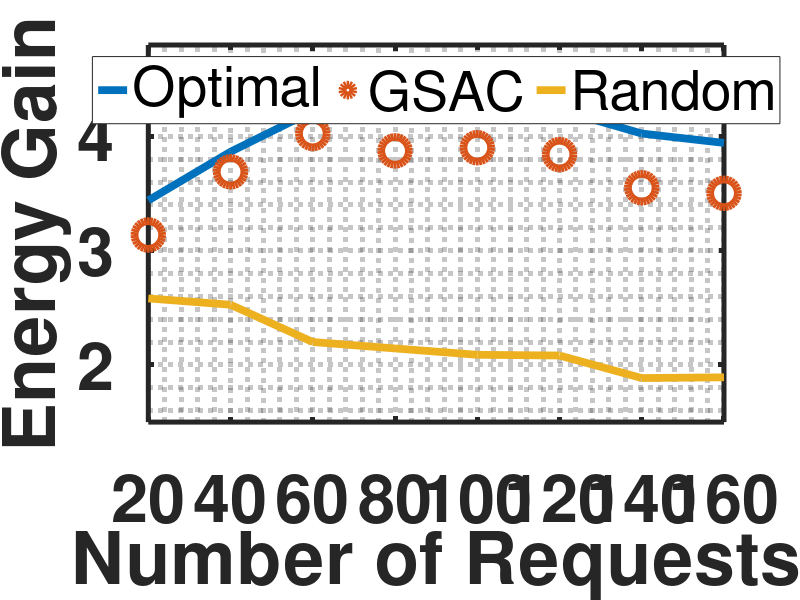
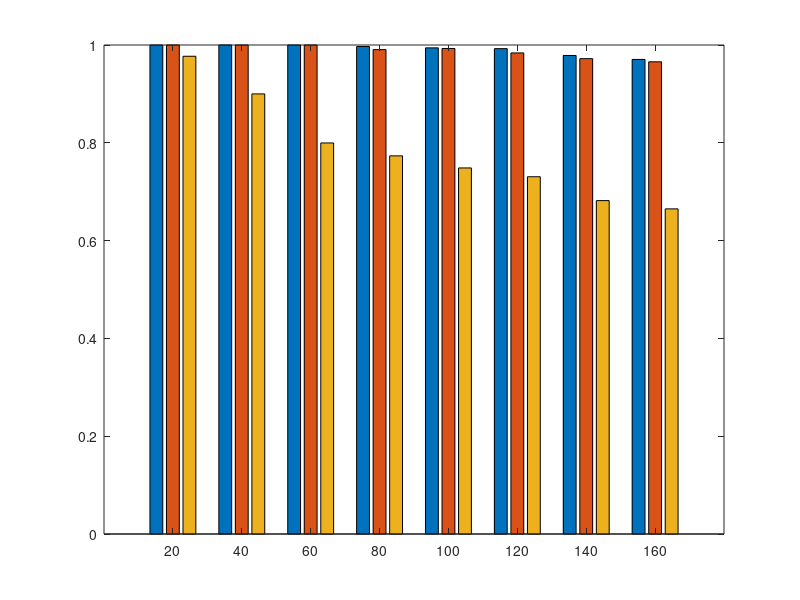

MATLAB code to generate these figures, in order: (Note: this script raises an error after producing the figures.)
clear;clc;

%% Performance Data
EG_P1=[
3.4400    3.1374    2.5823
3.8659    3.6903    2.5271
4.2218    4.0253    2.2008
4.2341    3.8735    2.1445
4.2364    3.9012    2.0890
4.2330    3.8413    2.0827
4.0253    3.5506    1.8855
3.9432    3.5023    1.8919
];

CH_P1=[
1.0000    1.0000    0.9770
1.0000    1.0000    0.9000
1.0000    1.0000    0.7997
0.9969    0.9906    0.7733
0.9942    0.9929    0.7486
0.9926    0.9838    0.7306
0.9786    0.9721    0.6818
0.9705    0.9657    0.6649    
];

Time_P1=[
6.7982    0.0491    0.0010
21.7545    0.0761    0.0010
31.8562    0.1105    0.0014
38.5046    0.1307    0.0015
74.3483    0.1589    0.0015
146.4582    0.1778    0.0017
487.4830    0.2156    0.0020
757.9589    0.3022    0.0086    
];

EG_P2=[
3.9710    3.7084    2.8902
4.6696    4.4523    2.3820
5.6534    5.1111    2.0104
6.1304    5.2799    1.7678
6.5038    5.1374    1.7105
6.5510    4.6880    1.5188
7.0654    4.5582    1.5133
6.9602    4.6854    1.4943    
];

CH_P2=[
1.0000    1.0000    0.9792
1.0000    1.0000    0.8292
1.0000    0.9903    0.6833
0.9990    0.9792    0.6281
0.9967    0.9642    0.5725
0.9806    0.9174    0.4840
0.9801    0.9107    0.4720
0.9604    0.8927    0.4583    
];

Time_P2=[
7.4438    0.0667    0.0012
18.4743    0.1049    0.0016
18.0684    0.1778    0.0021
20.5128    0.1898    0.0023
 31.7881    0.2209    0.0023
 153.3777    0.2277    0.0029
374.2171    0.3599    0.0086
 709.4593    0.3842    0.0095    
];

%% Figure Drawing
x=20:20:160;
marker=["-o","-+","-*","-x","-s","-d"];
curve_LineWidth=5.6;
curve_MarkerSize=20;
box_LineWidth=3.6;
box_FontSize=48;
lgd_FontSize=40;

figure(1);
hold on;
for ii=1:3
    plot(x,EG_P1(:,ii),marker(ii),'LineWidth',curve_LineWidth,'MarkerSize',curve_MarkerSize);
end
hold off;
xlabel('Number of Requests');
ylabel('Energy Gain');
xlim([20,160]);
ylim([1.5,4.8]);
set(gca,'XTick',x,'YTick',[2,3,4],'LineWidth',box_LineWidth,...
    'FontSize',box_FontSize,'FontWeight','bold');
lgd=legend({'Optimal','GSAC','Random'},'Orientation','horizontal',...
    'Location','north','FontSize',lgd_FontSize);
grid minor;
box on;

figure(2);
H=bar(x,CH_P1,'grouped');
H(1).FaceColor='#bbbbbb';
H(2).FaceColor='#999999';
H(3).FaceColor='#666666';
ylim([0.4,1.1]);
xlabel('Number of Requests');
ylabel('Cache-hit Ratio');
set(gca,'LineWidth',box_LineWidth,...
    'FontSize',box_FontSize,'FontWeight','bold');
lgd=legend({'Optimal','GSAC','Random'},'Orientation','horizontal',...
    'Location','north','FontSize',lgd_FontSize);
grid minor;
box on;


figure(3);
hold on;
for ii=1:3
    plot(x,EG_P2(:,ii),marker(ii),'LineWidth',curve_LineWidth,'MarkerSize',curve_MarkerSize);
end
hold off;
xlabel('Number of Requests');
ylabel('Energy Gain');
xlim([20,160]);
set(gca,'XTick',x,'LineWidth',box_LineWidth,...
    'FontSize',box_FontSize,'FontWeight','bold');
lgd=legend({'Optimal','GSAC','Random'},'Orientation','horizontal',...
    'Location','north','FontSize',lgd_FontSize);
grid minor;
box on;

figure(4);
H=bar(x,CH_P2,'grouped');
H(1).FaceColor='#bbbbbb';
H(2).FaceColor='#999999';
H(3).FaceColor='#666666';
ylim([0.4,1.1]);
xlabel('Number of Requests');
ylabel('Cache-hit Ratio');
set(gca,'LineWidth',box_LineWidth,...
    'FontSize',box_FontSize,'FontWeight','bold');
lgd=legend({'Optimal','GSAC','Random'},'Orientation','horizontal',...
    'Location','north','FontSize',lgd_FontSize);
grid minor;
box on;

figure(5);
hold on;
for ii=1:3
    plot(x,Time_P1(:,ii),marker(ii),'LineWidth',curve_LineWidth,'MarkerSize',curve_MarkerSize);
end
hold off;
xlabel('Number of Requests');
ylabel('Time (second)');
xlim([20,160]);
ylim([1e-4,5e3]);
set(gca,'XTick',x,'YScale','log','YTick',[1e-3,1e0,1e3],'LineWidth',box_LineWidth,...
    'FontSize',box_FontSize,'FontWeight','bold');
lgd=legend({'Optimal','GSAC','Random'},'Orientation','horizontal','Location','north',...
    'FontSize',lgd_FontSize);
grid minor;
box on;

figure(6);
hold on;
for ii=1:3
    plot(x,Time_P2(:,ii),marker(ii),'LineWidth',curve_LineWidth,'MarkerSize',curve_MarkerSize);
end
hold off;
xlabel('Number of Requests');
ylabel('Time (second)');
xlim([20,160]);
ylim([1e-4,5e3]);
set(gca,'XTick',x,'YScale','log','YTick',[1e-3,1e0,1e3],'LineWidth',box_LineWidth,...
    'FontSize',box_FontSize,'FontWeight','bold');
lgd=legend({'Optimal','GSAC','Random'},'Orientation','horizontal','Location','north',...
    'FontSize',lgd_FontSize);
grid minor;
box on;

%% Bandwidth-Memory
spacing=0.25;
Bandwidth=0.25:spacing:1;
Memory=Bandwidth;
labelSpacing=850;

EG_P1=[
2.3365    1.9550    1.4385	3.9227    3.4082    2.1701	4.4495    4.1445    2.6825	 4.7213    4.5881    3.6827
3.3526    2.9545    1.4366	4.2364    3.9012    2.0890	4.6396    4.4532    2.8655	4.7337    4.6157    3.8581
3.6596    3.3191    1.4669	4.2482    3.9617    2.0100	4.6140    4.4198    2.8722	4.7269    4.5977    3.4637
3.6572    3.3580    1.4506	4.2513    3.9450    2.1315	4.6842    4.5402    3.0278	 4.7222    4.6207    3.2578
];
EG_P1_Optimal=EG_P1(:,1:3:10);
EG_P1_Heuristic=EG_P1(:,2:3:11);
EG_P1_Random=EG_P1(:,3:3:12);
[DB_Optimal,DM_Optimal]=gradient(EG_P1_Optimal,spacing);
[DB_Huristic,DM_Huristic]=gradient(EG_P1_Heuristic,spacing);
[DB_Random,DM_Random]=gradient(EG_P1_Random,spacing);

figure(7);
hold on;
[C,h]=contour(Bandwidth,Memory,EG_P1_Optimal,'ShowText','on','LineWidth',curve_LineWidth);
v=3:0.4:4.6;
clabel(C,h,v,'FontSize',lgd_FontSize,'FontWeight','bold','LabelSpacing',labelSpacing);
quiver(Bandwidth,Memory,DB_Optimal,DM_Optimal,'LineWidth',curve_LineWidth);
xlabel('Bandwidth (Gbps)');
ylabel('Caching Memory (GB)');
set(gca,'LineWidth',box_LineWidth,...
    'FontSize',box_FontSize,'FontWeight','bold');
grid minor;
box on;
axis equal;
hold off;

figure(8);
hold on;
[C,h]=contour(Bandwidth,Memory,EG_P1_Heuristic,'ShowText','on','LineWidth',curve_LineWidth);
v=3:0.5:4.5;
clabel(C,h,v,'FontSize',lgd_FontSize,'FontWeight','bold','LabelSpacing',labelSpacing);
quiver(Bandwidth,Memory,DB_Huristic,DM_Huristic,'LineWidth',curve_LineWidth);
xlabel('Bandwidth (Gbps)');
ylabel('Caching Memory (GB)');
set(gca,'LineWidth',box_LineWidth,...
    'FontSize',box_FontSize,'FontWeight','bold');
grid minor;
box on;
axis equal;
hold off;

figure(9);
hold on;
[C,h]=contour(Bandwidth,Memory,EG_P1_Random,'ShowText','on','LineWidth',curve_LineWidth);
v=1.5:0.5:3.5;
clabel(C,h,v,'FontSize',lgd_FontSize,'FontWeight','bold','LabelSpacing',labelSpacing);
quiver(Bandwidth,Memory,DB_Random,DM_Random,'LineWidth',curve_LineWidth);
xlabel('Bandwidth (Gbps)');
ylabel('Caching Memory (GB)');
set(gca,'LineWidth',box_LineWidth,...
    'FontSize',box_FontSize,'FontWeight','bold');
grid minor;
box on;
axis equal;
hold off;

CH_P1=[
0.7516    0.7173    0.5078	0.9581    0.9361    0.7341	0.9872    0.9829    0.8504	1.0000    0.9986    0.9508
0.9454    0.9414    0.5027	0.9942    0.9929    0.7486	1.0000    1.0000    0.8759	1.0000    1.0000    0.9742
0.9957    0.9943    0.5337	1.0000    1.0000    0.7174	1.0000    1.0000    0.8688	1.0000    1.0000    0.9341
1.0000    1.0000    0.5154	1.0000    1.0000    0.7494	1.0000    1.0000    0.8815	1.0000    1.0000    0.9125
];
CH_P1_Optimal=CH_P1(:,1:3:10);
CH_P1_Heuristic=CH_P1(:,2:3:11);
CH_P1_Random=CH_P1(:,3:3:12);
[DB_Optimal,DM_Optimal]=gradient(CH_P1_Optimal,spacing);
[DB_Huristic,DM_Huristic]=gradient(CH_P1_Heuristic,spacing);
[DB_Random,DM_Random]=gradient(CH_P1_Random,spacing);

figure(10);
hold on;
[C,h]=contour(Bandwidth,Memory,CH_P1_Optimal,'ShowText','on','LineWidth',curve_LineWidth);
v=0.9:0.1:1;
clabel(C,h,v,'FontSize',lgd_FontSize,'FontWeight','bold','LabelSpacing',labelSpacing);
quiver(Bandwidth,Memory,DB_Optimal,DM_Optimal,'LineWidth',curve_LineWidth);
xlabel('Bandwidth (Gbps)');
ylabel('Caching Memory (GB)');
set(gca,'LineWidth',box_LineWidth,...
    'FontSize',box_FontSize,'FontWeight','bold');
grid minor;
box on;
axis equal;
hold off;

figure(11);
hold on;
[C,h]=contour(Bandwidth,Memory,CH_P1_Heuristic,'ShowText','on','LineWidth',curve_LineWidth);
v=[0.85,0.95,1];
clabel(C,h,v,'FontSize',lgd_FontSize,'FontWeight','bold','LabelSpacing',labelSpacing);
quiver(Bandwidth,Memory,DB_Huristic,DM_Huristic,'LineWidth',curve_LineWidth);
xlabel('Bandwidth (Gbps)');
ylabel('Caching Memory (GB)');
set(gca,'LineWidth',box_LineWidth,...
    'FontSize',box_FontSize,'FontWeight','bold');
grid minor;
box on;
axis equal;
hold off;

figure(12);
hold on;
[C,h]=contour(Bandwidth,Memory,CH_P1_Random,'ShowText','on','LineWidth',curve_LineWidth);
v=0.5:0.1:0.9;
clabel(C,h,v,'FontSize',lgd_FontSize,'FontWeight','bold','LabelSpacing',labelSpacing);
quiver(Bandwidth,Memory,DB_Random,DM_Random,'LineWidth',curve_LineWidth);
xlabel('Bandwidth (Gbps)');
ylabel('Caching Memory (GB)');
set(gca,'LineWidth',box_LineWidth,...
    'FontSize',box_FontSize,'FontWeight','bold');
grid minor;
box on;
axis equal;
hold off;


EG_P2=[
2.8766    2.0303    1.3570	5.4186    3.4475    1.6576	5.6124    4.7573    2.1963	6.9259    6.4378    2.5980
5.5326    3.7419    1.3370	6.5038    5.1374    1.7105	6.9785    6.4587    2.0580	6.9905    6.5546    2.5297
6.2626    5.2916    1.3117	6.9003    6.2574    1.7628	6.9855    6.6323    1.9886	6.9549    6.6557    2.4896
6.1004    5.4621    1.2844	6.6124    5.9671    1.7730	7.0527    6.5649    2.0052	6.8484    6.6794    2.6061
];
EG_P2_Optimal=EG_P2(:,1:3:10);
EG_P2_Heuristic=EG_P2(:,2:3:11);
EG_P2_Random=EG_P2(:,3:3:12);
[DB_Optimal,DM_Optimal]=gradient(EG_P2_Optimal,spacing);
[DB_Huristic,DM_Huristic]=gradient(EG_P2_Heuristic,spacing);
[DB_Random,DM_Random]=gradient(EG_P2_Random,spacing);

figure(13);
hold on;
[C,h]=contour(Bandwidth,Memory,EG_P2_Optimal,'ShowText','on','LineWidth',curve_LineWidth);
v=4:1:7;
clabel(C,h,v,'FontSize',lgd_FontSize,'FontWeight','bold','LabelSpacing',labelSpacing);
quiver(Bandwidth,Memory,DB_Optimal,DM_Optimal,'LineWidth',curve_LineWidth);
xlabel('Bandwidth (Gbps)');
ylabel('Caching Memory (GB)');
set(gca,'LineWidth',box_LineWidth,...
    'FontSize',box_FontSize,'FontWeight','bold');
grid minor;
box on;
axis equal;
hold off;

figure(14);
hold on;
[C,h]=contour(Bandwidth,Memory,EG_P2_Heuristic,'ShowText','on','LineWidth',curve_LineWidth);
v=3.5:1:6.5;
clabel(C,h,v,'FontSize',lgd_FontSize,'FontWeight','bold','LabelSpacing',labelSpacing);
quiver(Bandwidth,Memory,DB_Huristic,DM_Huristic,'LineWidth',curve_LineWidth);
xlabel('Bandwidth (Gbps)');
ylabel('Caching Memory (GB)');
set(gca,'LineWidth',box_LineWidth,...
    'FontSize',box_FontSize,'FontWeight','bold');
grid minor;
box on;
axis equal;
hold off;

figure(15);
hold on;
[C,h]=contour(Bandwidth,Memory,EG_P2_Random,'ShowText','on','LineWidth',curve_LineWidth);
v=1.4:0.2:2.4;
clabel(C,h,v,'FontSize',lgd_FontSize,'FontWeight','bold','LabelSpacing',labelSpacing);
quiver(Bandwidth,Memory,DB_Random,DM_Random,'LineWidth',curve_LineWidth);
xlabel('Bandwidth (Gbps)');
ylabel('Caching Memory (GB)');
set(gca,'LineWidth',box_LineWidth,...
    'FontSize',box_FontSize,'FontWeight','bold');
grid minor;
box on;
axis equal;
hold off;

CH_P2=[
0.7610    0.6640    0.4085	0.9433    0.8358    0.5617	0.9550    0.9325    0.7158	1.0000    0.9883    0.7800
0.9683    0.8833    0.4008	0.9967    0.9642    0.5725	1.0000    0.9942    0.6600	1.0000    0.9908    0.7733
0.9983    0.9867    0.3708	1.0000    0.9975    0.5667	1.0000    1.0000    0.6467	1.0000    1.0000    0.7650
1.0000    1.0000    0.3700	1.0000    1.0000    0.5800	1.0000    1.0000    0.6658	1.0000    1.0000    0.7708
];
CH_P2_Optimal=CH_P2(:,1:3:10);
CH_P2_Heuristic=CH_P2(:,2:3:11);
CH_P2_Random=CH_P2(:,3:3:12);
[DB_Optimal,DM_Optimal]=gradient(CH_P2_Optimal,spacing);
[DB_Huristic,DM_Huristic]=gradient(CH_P2_Heuristic,spacing);
[DB_Random,DM_Random]=gradient(CH_P2_Random,spacing);

figure(16);
hold on;
[C,h]=contour(Bandwidth,Memory,CH_P2_Optimal,'ShowText','on','LineWidth',curve_LineWidth);
v=[0.86,0.94,0.96,0.98,1];
clabel(C,h,v,'FontSize',lgd_FontSize,'FontWeight','bold','LabelSpacing',labelSpacing);
quiver(Bandwidth,Memory,DB_Optimal,DM_Optimal,'LineWidth',curve_LineWidth);
xlabel('Bandwidth (Gbps)');
ylabel('Caching Memory (GB)');
set(gca,'LineWidth',box_LineWidth,...
    'FontSize',box_FontSize,'FontWeight','bold');
grid minor;
box on;
axis equal;
hold off;

figure(17);
hold on;
[C,h]=contour(Bandwidth,Memory,CH_P2_Heuristic,'ShowText','on','LineWidth',curve_LineWidth);
v=0.8:0.05:1;
clabel(C,h,v,'FontSize',lgd_FontSize,'FontWeight','bold','LabelSpacing',labelSpacing);
quiver(Bandwidth,Memory,DB_Huristic,DM_Huristic,'LineWidth',curve_LineWidth);
xlabel('Bandwidth (Gbps)');
ylabel('Caching Memory (GB)');
set(gca,'LineWidth',box_LineWidth,...
    'FontSize',box_FontSize,'FontWeight','bold');
grid minor;
box on;
axis equal;
hold off;

figure(18);
hold on;
[C,h]=contour(Bandwidth,Memory,CH_P2_Random,'ShowText','on','LineWidth',curve_LineWidth);
v=0.45:0.1:0.75;
clabel(C,h,v,'FontSize',lgd_FontSize,'FontWeight','bold','LabelSpacing',labelSpacing);
quiver(Bandwidth,Memory,DB_Random,DM_Random,'LineWidth',curve_LineWidth);
xlabel('Bandwidth (Gbps)');
ylabel('Caching Memory (GB)');
set(gca,'LineWidth',box_LineWidth,...
    'FontSize',box_FontSize,'FontWeight','bold');
grid minor;
box on;
axis equal;
hold off;

%% Prediction Accuracy
acc=1:-0.1:0;

EG_P1=[
4.2364    3.9012    2.0890
2.8462    2.7001    1.8159
2.1037    2.0559    1.5405
1.7088    1.6555    1.3475
1.4393    1.4033    1.2015
1.2412    1.2206    1.1018
1.1009    1.0840    1.0118
0.9921    0.9785    0.9443
0.9026    0.8927    0.8916
0.7224    0.7075    0.7252
0.6699    0.6575    0.6836
];

CH_P1=[
0.9942    0.9929    0.7486
0.8690    0.8703    0.6603
0.7607    0.7639    0.5857
0.6728    0.6710    0.5262
0.5938    0.5920    0.4706
0.5200    0.5189    0.4247
0.4513    0.4506    0.3783
0.3886    0.3864    0.3316
0.3223    0.3200    0.2884 
0.2596    0.2502    0.2459
0.1919    0.1842    0.1876
];

EG_P2=[
6.5038    5.1374    1.7105
4.5504    4.3918    1.5698
3.3520    3.2564    1.5221
2.6584    2.5942    1.4770
2.1736    2.1675    1.4359
1.8590    1.8477    1.3931
1.6172    1.6258    1.3489
1.4316    1.4244    1.2979
1.2871    1.2854    1.2456
1.0206    1.0000    1.0371
0.9303    0.9194    0.9643
];

CH_P2=[
0.9967    0.9642    0.5725
0.9113    0.9130    0.5102
0.8300    0.8302    0.4850
0.7515    0.7485    0.4609
0.6664    0.6726    0.4396
0.5898    0.5905    0.4129
0.5084    0.5135    0.3839
0.4302    0.4291    0.3468
0.3487    0.3528    0.3081
0.2696    0.2722    0.2559
0.1879    0.1933    0.1887
];

figure(19);
hold on;
for ii=1:3
    plot(acc,EG_P1(11:-1:1,ii),marker(ii),'LineWidth',curve_LineWidth,'MarkerSize',curve_MarkerSize);
end
hold off;
xlabel('User Perference Prediction Accuracy');
xticklabels({'100%','80%','60%','40%','20%','0%'});
ylabel('Energy Gain');
ylim([0.6,4.5]);
set(gca,'LineWidth',box_LineWidth,...
    'FontSize',box_FontSize,'FontWeight','bold');
lgd=legend({'Optimal','GSAC','Random'},'Orientation','horizontal',...
    'Location','north','FontSize',lgd_FontSize);
grid minor;
box on;

figure(20);
H=bar(acc,CH_P1(11:-1:1,:),'grouped');
H(1).FaceColor='#bbbbbb';
H(2).FaceColor='#999999';
H(3).FaceColor='#666666';
ylim([0.1,1.1]);
xlabel('User Perference Prediction Accuracy');
xticklabels({'100%','80%','60%','40%','20%','0%'});
ylabel('Cache-hit Ratio');
set(gca,'LineWidth',box_LineWidth,...
    'FontSize',box_FontSize,'FontWeight','bold');
lgd=legend({'Optimal','GSAC','Random'},'Orientation','horizontal',...
    'Location','north','FontSize',lgd_FontSize);
grid minor;
box on;


figure(21);
hold on;
for ii=1:3
    plot(acc,EG_P2(11:-1:1,ii),marker(ii),'LineWidth',curve_LineWidth,'MarkerSize',curve_MarkerSize);
end
hold off;
xlabel('User Perference Prediction Accuracy');
xticklabels({'100%','80%','60%','40%','20%','0%'});
ylabel('Energy Gain');
ylim([0.9,6.8]);
set(gca,'LineWidth',box_LineWidth,...
    'FontSize',box_FontSize,'FontWeight','bold');
lgd=legend({'Optimal','GSAC','Random'},'Orientation','horizontal',...
    'Location','north','FontSize',lgd_FontSize);
grid minor;
box on;

figure(22);
H=bar(acc,CH_P2(11:-1:1,:),'grouped');
H(1).FaceColor='#bbbbbb';
H(2).FaceColor='#999999';
H(3).FaceColor='#666666';
ylim([0.1,1.1]);
xlabel('User Perference Prediction Accuracy');
xticklabels({'100%','80%','60%','40%','20%','0%'});
ylabel('Cache-hit Ratio');
set(gca,'LineWidth',box_LineWidth,...
    'FontSize',box_FontSize,'FontWeight','bold');
lgd=legend({'Optimal','GSAC','Random'},'Orientation','horizontal',...
    'Location','north','FontSize',lgd_FontSize);
grid minor;
box on;

